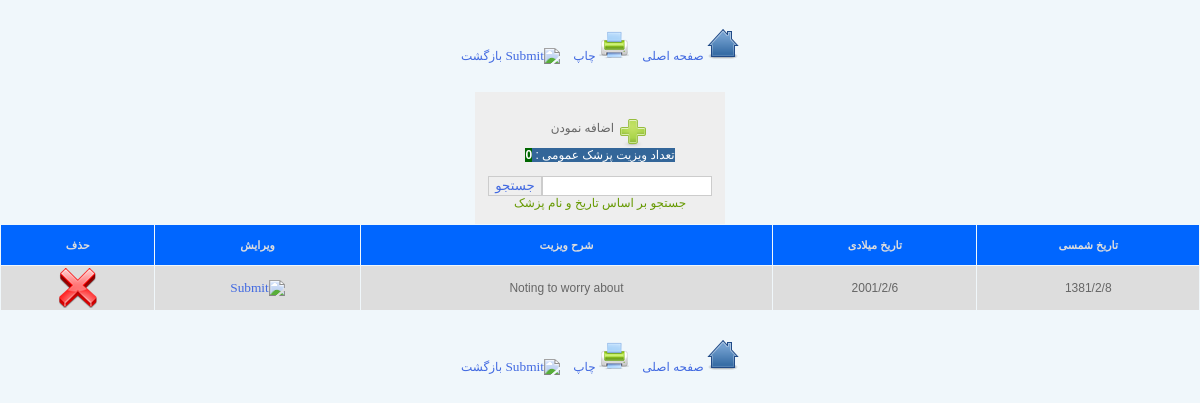
Page /admin/searchGPExamination.php (signed in) on the committed database.
### tables this page shows
CREATE TABLE IF NOT EXISTS `gpexamination` (
  `GPExaminationId` int(20) NOT NULL,
  `patientId` int(20) NOT NULL,
  `dateEN` varchar(200) NOT NULL,
  `dateFA` varchar(200) NOT NULL,
  `examinationContext` varchar(200) NOT NULL,
  `signatureId` int(20) NOT NULL,
  PRIMARY KEY (`GPExaminationId`)
);

### class/connection.php (called while the page is built, shortened)
<?php
class connection{
	var $link;
	function getdbSettings() {
		$dbSettings['hostName']=$hostName;
		$dbSettings['dbName']=$dbName;
		$dbSettings['dbUser']=$dbUser;
		$dbSettings['dbPass']=$dbPass;
		return $dbSettings;
	}
	function dbConnect() {
		$dbSettings=$this->getdbSettings();
		$hostName=$dbSettings['hostName'];
		$dbName=$dbSettings['dbName'];
		$dbUser=$dbSettings['dbUser'];
		$dbPass=$dbSettings['dbPass'];
		$dbConnectResult=mysql_connect($hostName, $dbUser, $dbPass);
		$this->link=$dbConnectResult;
        if (mysql_select_db($dbName,$dbConnectResult)){
		   return $dbConnectResult;}
		else{
			 $this->closeConnection();
		     return false;}
	}
	function queryRun($query){
		$con3=$this->link;
		$result3=mysql_query($query,$con3);
        if($result3){
			return $result3;}
	    else{
			$this->closeConnection();
			return false;}
	}
}
?>

### admin/searchGPExamination.php (the view, shortened to what this page needs)
<!DOCTYPE html PUBLIC "-//W3C//DTD XHTML 1.0 Transitional//EN" "http://www.w3.org/TR/xhtml1/DTD/xhtml1-transitional.dtd">
<html xmlns="http://www.w3.org/1999/xhtml">
<head>
<link rel="stylesheet" type="text/css" href="../themes/default/css/index.css"/>
</head>
<body>
<?php
include("header.php");
$patientId=$_POST['patientId'];
require('../class/connection.php');
$connector=new connection();
$query="SELECT * FROM GPExamination WHERE patientId='$patientId'";
$result=$connector->queryRun($query);
$num_rows = mysql_num_rows($result);
$numberOfGPExamination=$num_rows;
?>
<table width="250" border="0" cellspacing="0" cellpadding="0" dir="rtl" align="center" bgcolor="#EEEEEE">
  <tr height="10px"><td></td></tr>
  <tr>
    <td align="center"><br /><form method="post" action="addGPExamination.php">
<input type="image" src="../themes/default/images/addIcon.png" align="middle" style="border:none" /> اضافه نمودن</td>
  </tr>
  <tr>
    <td align="center"><span style="background:#336699; color:#FFFFFF">تعداد ویزیت پزشک عمومی : </span><?php echo '<span style="background:#006600; color:#FFFFFF; font-weight:bold">'.$numberOfGPExamination.'</span>'; ?></td>
  </tr>
  <tr><td><form method="post" action="searchGPExamination.php">
<table align="center" border="0" cellpadding="0" cellspacing="0">
<tr><td align="center">
<br />
<input type="text" name="search" /><input type="submit" value="جستجو" />
<br />
<span style="color:#690">جستجو بر اساس تاریخ و نام پزشک</span>
<br /><br />
</td></tr>
</table>
</form>
</td></tr>
</table>
<table border="0" cellpadding="2" cellspacing="1" width="100%" dir="rtl" align="center">
<tr align="center" height="40px" bgcolor="#0066FF" style="color:#DDDDDD; font-size:11px">
    <th>تاریخ شمسی</th>
    <th>تاریخ میلادی</th>
    <th>شرح ویزیت</th>
    <th>ویرایش</th>
    <th>حذف</th>
</tr>
<?php
$connector=new connection();
$search=$_POST['search'];
if($_POST['patientId']!=''){
$query = "(SELECT * FROM gpexamination WHERE patientId='$patientId' AND dateEN LIKE '%$search%' OR patientId='$patientId' AND dateFA LIKE '%$search%')";
}else{
$query = "(SELECT * FROM gpexamination WHERE dateEN LIKE '%$search%' OR dateFA LIKE '%$search%')";
}
$result=$connector->queryRun($query);
$counter=0;
while($row = mysql_fetch_array($result))
  {
	if($counter%2==0) $bgCondition='#DDDDDD'; else $bgCondition='#EEEEEE';
	$counter++;
	echo '<tr bgcolor="'.$bgCondition.'">' ;
	echo '<td align=center>'.$row['dateFA'].'</td>';
	echo '<td align=center>'.$row['dateEN'].'</td>';
	echo '<td align=center>'.$row['examinationContext'].'</td>';
	echo '<td align=center><form method="post" action="editGPExamination.php"><input type="hidden" name="GPExaminationId" id="GPExaminationId" value="'.$row['GPExaminationId'].'" /><input type="image" src="../themes/default/images/editIcon.png" style="border:hidden" /></td></form>';
	echo '<td align=center><input type="hidden" name="GPExaminationId" id="GPExaminationId" value="'.$row['GPExaminationId'].'" /><input type="image" src="../themes/default/images/removeIcon.png" onclick="showDeleteDiv(\''.$row['GPExaminationId'].'\')" style="border:hidden" /></td>';
	echo '</tr>';
  }
?>
</table>
<?php
include("header.php");
?>
</body>
</html>

### themes/default/css/index.css (style rules this page uses)
body { font-family:Tahoma, Geneva, sans-serif; font-size:12px; color:#666; background:#F0F7FB; margin:0px; }
input { direction:rtl; font-family:tahoma; border:#CCCCCC thin solid; color:royalblue; }

### rows in the picture
gpexamination: dateFA "1381/2/8", dateEN "2001/2/6", examinationContext "Noting to worry about"

### other values in the picture
$numberOfGPExamination "0"
